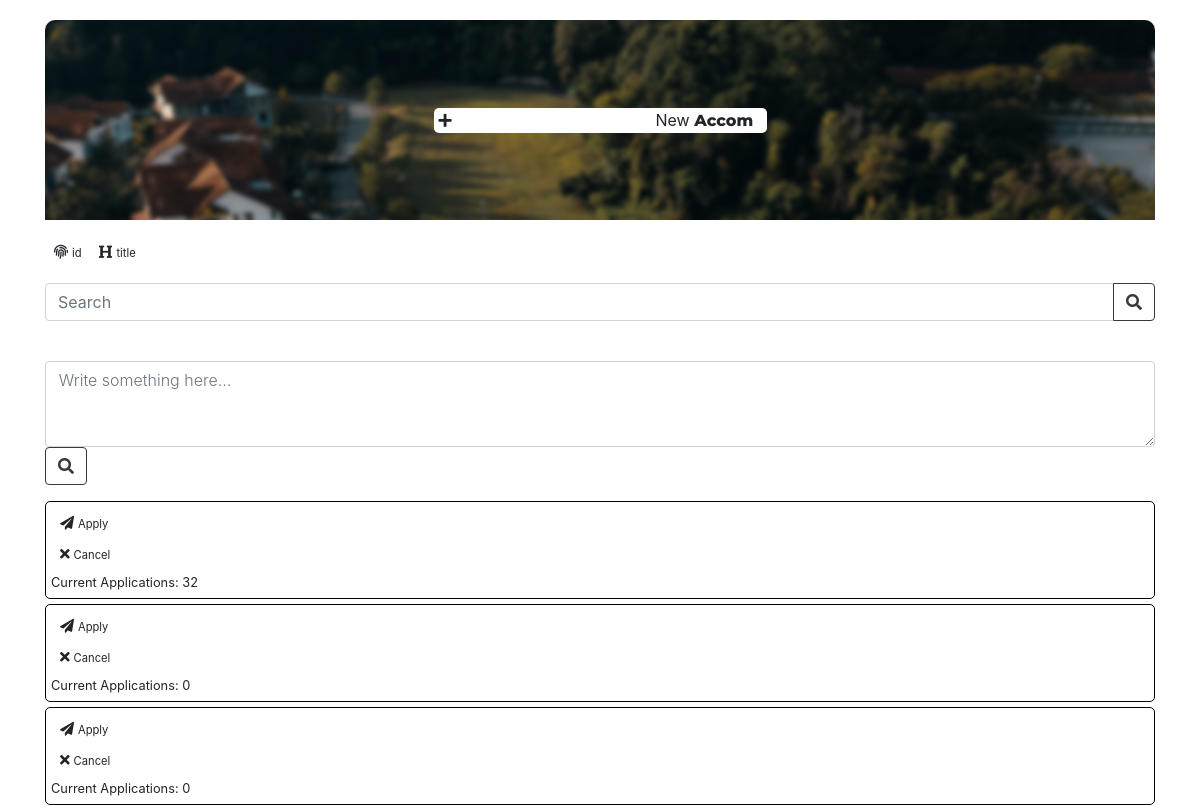
Before: / with the older database file.
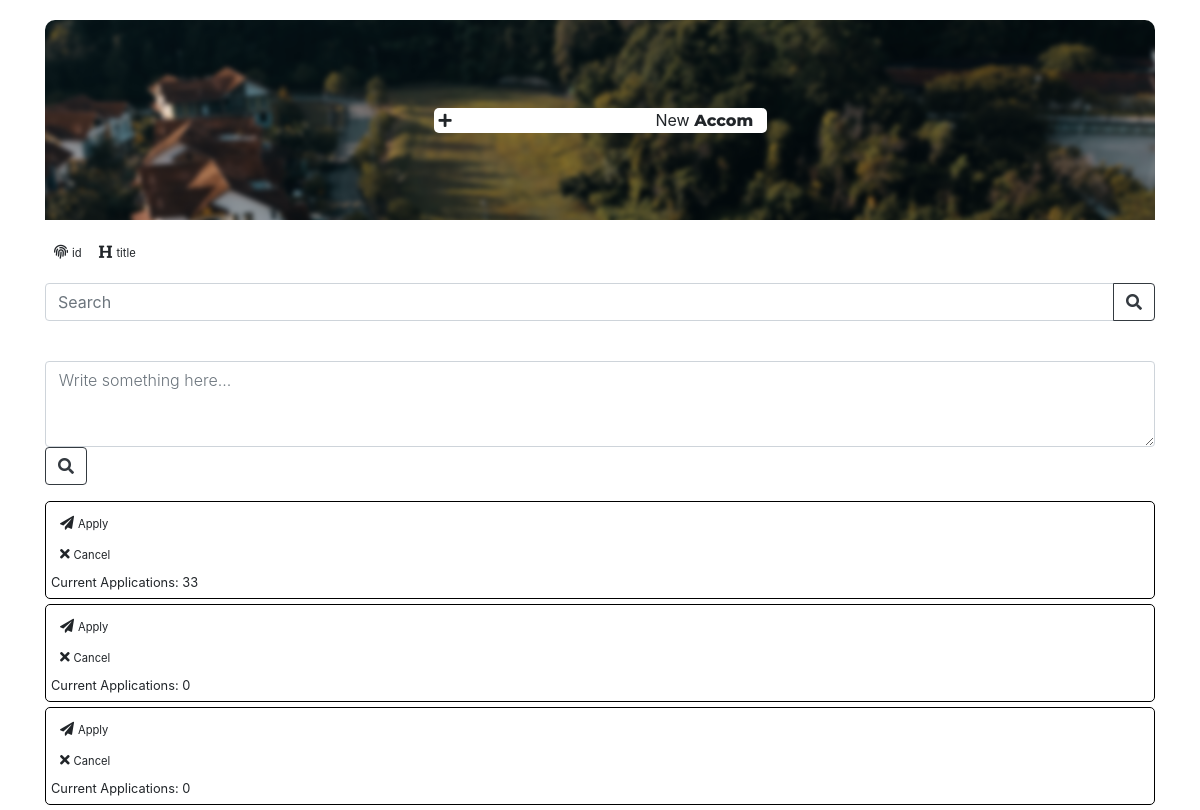
After: the same page with the newer database file.
### search/models.py (models this page shows)
class post(models.Model):
    title = models.CharField(max_length=20)
    color = models.CharField(max_length=20, default="#9999ff")
    image = models.FileField(default=None)
    rating = models.IntegerField(default=1)
    applications = models.IntegerField(default=0)

### search/views.py (the view, shortened to what this page needs)
# urls.py: path('', search, name='home'),
def search(request):
    cat = "id"
    context={
        'post':post.objects.all().order_by(cat),
        'request':''
    }
    return render(request, "search/index.html", context)

### templates/search/index.html (shortened to what this page needs)
{% extends 'base.html'%}
{% block content %}
      {% load static %}
<div class="header_img mb-3">
  <div class="blur">
    <div class="bg">
      <span class="icon"><i class="fas fa-plus"></i></span>
      <div calss="spacing">
        <span class="fisrt">New </span>
        <span class="second">Accom</span>
      </div>
    </div>
  </div>
</div>
  <form method="post" action="{% url 'home' %}" enctype="multipart/form-data">
    <div class="btn-group btn-group-toggle mb-3" data-toggle="buttons">
      <label class="btn btn-default btn-sm active">
        <i class="fas fa-fingerprint"></i>
        <small>id</small>
      </label>
      <label class="btn btn-default btn-sm">
        <i class="fas fa-heading"></i>
        <small>title</small>
      </label>
    </div>
  </form>
  <form method="post" action="{% url 'home' %}">
    <div class="form-group">
      <div class="input-group">
        <input name="search" value="{{ request }}" type="text" class="form-control" placeholder="Search">
        <div class='input-group-append'>
          <button class="btn btn-outline-dark" type="sumbit">
            <i class="fas fa-search"></i>
          </button>
        </div>
      </div>
    </div>
  </form>
  <form method="post" action="{% url 'report' %}">
    <div class="form-group shadow-textarea">
      <textarea name="report_text" class="form-control z-depth-1" id="exampleFormControlTextarea6" rows="3" placeholder="Write something here..."></textarea>
      <button class="btn btn-outline-dark" type="sumbit">
        <i class="fas fa-search"></i>
      </button>
    </div>
  </form>
{% for p in post %}
<div style="margin-bottom:5px; border: 1px solid black; padding:5px; border-radius:5px;">
<form method="post" action="{% url 'like' %}">
    <button class="btn btn-default btn-sm" type="submit">
      <i class="fas fa-paper-plane"></i>
      <small>Apply</small>
    </button>
</form>
<form method="post" action="{% url 'dislike' %}">
    <button class="btn btn-default btn-sm" type="submit">
      <i class="fas fa-times"></i>
      <small>Cancel</small>
    </button>
</form>
<small>Current Applications: {{ p.applications }}</small>
</div>
{% endfor %}
{% endblock %}

### templates/base.html (shortened to what this page needs)
{% load static %}
<!doctype html>
<html lang="en">
  <head>
    <link rel="stylesheet" href="{% static 'bootstrap/bootstrap.min.css' %}">
    <link rel="stylesheet" href="https://cdnjs.cloudflare.com/ajax/libs/font-awesome/5.12.0-1/css/all.css">
    <link rel="stylesheet" href="{% static 'css/style.css' %}">
  </head>
  <body>
    <div class="container">
    {% block content %}{% endblock content %}
    </div>
  </body>
</html>

### assets/css/style.css (style rules this page uses)
.shadow-textarea textarea.form-control::placeholder { font-weight: 300; }
.shadow-textarea textarea.form-control { padding-left: 0.8rem; }
.header_img { position: relative; transition: .2s ease; border-top-left-radius: 10px; border-top-right-radius: 10px; overflow:hidden; height:200px; display: flex; justify-content: center; align-items: center }
.header_img .blur { transition: .8s ease; transition-delay: .3s; position: absolute; top: 0; left: 0; height: 100%; width: 100%; display: flex; justify-content: center; align-items: center; }
.header_img .blur .bg { background-color: #fff; width: 30%; border-radius: 5px; display: grid; grid-template-columns: 2fr 1fr }
.header_img .blur .bg .second { font-family: 'Montserrat', sans-serif; font-weight: 800; }
.header_img .blur .bg .icon { font-family: 'Montserrat', sans-serif; font-size: 15px; margin-left: 5px; margin-top: 2px; }
button { min-height: auto; min-width: auto; }

### templates/base.html (style rules this page uses)
body { padding-top: 20px; }

Changed rows visible on the page:
changed post (number 1 of 3 on the later page): applications "32" → "33"
